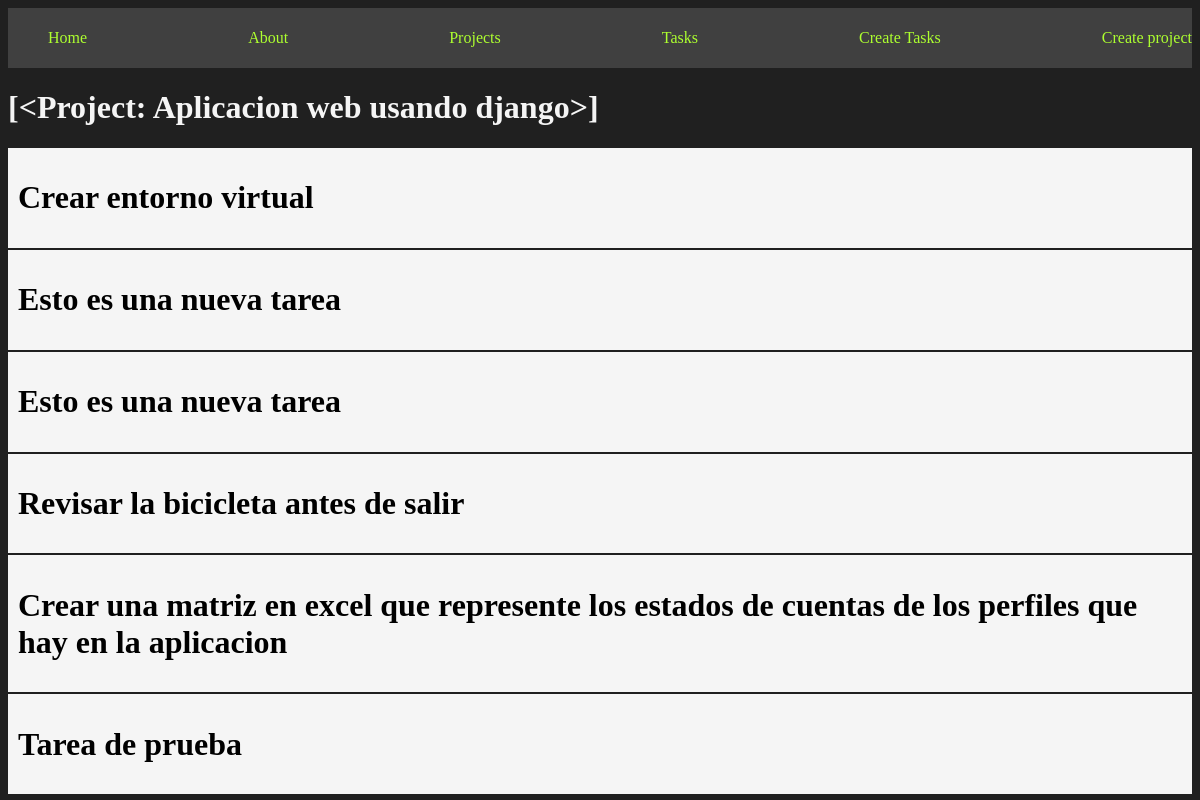
The app's page /projects/2, older data.
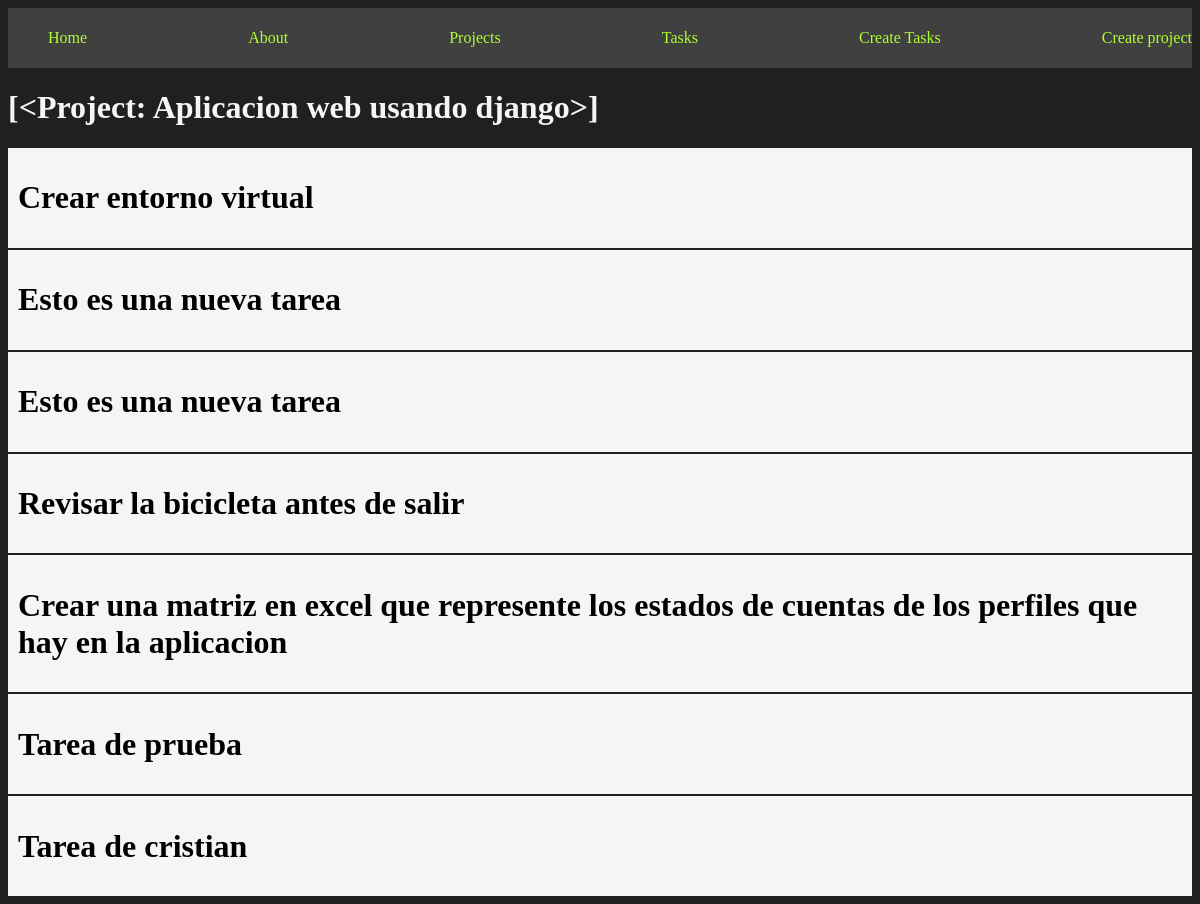
The same page, newer data.
### myapp/models.py (models this page shows, shortened)
class Task(models.Model):
        title = models.CharField(max_length=200)
        description = models.TextField()
        project = models.ForeignKey(Project, on_delete=models.CASCADE)
        done = models.BooleanField(default=False)

### myapp/views.py (the view)
# urls.py: path('projects/<int:id>', views.project_detail, name="project_detail"),
def project_detail(request, id):
    project = get_list_or_404(Project, id=id)
    tasks = Task.objects.filter(project_id=id)
    print(project)
    return render(request, 'detail.html',{
        'project': project,
        'tasks':tasks
    })

### myapp/models.py (called while the page is built)
        def __str__(self):
                return self.name

### myapp/templates/detail.html
{% extends 'layaouts/base.html' %}
{% block content %}
<h1>{{project}}</h1>
{% for task in tasks %}
<div class="card">
    <h1>{{task.title}}</h1>
</div>
{% endfor %}
{% endblock %}

Row changes from the older to the newer data that the page shows:
added Task: title "Tarea de cristian"
